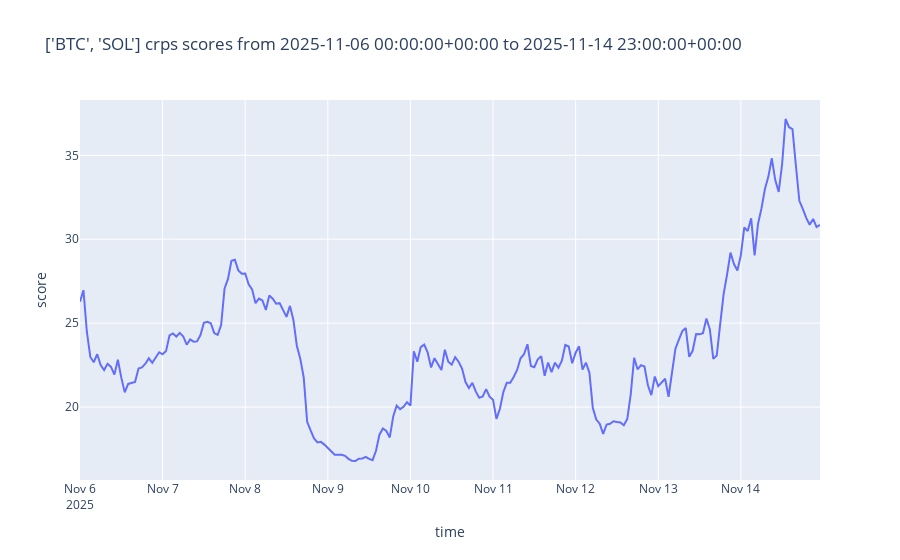

Write notebook code for a chart like this one.
### Markdown cell above
## Run live simulation on historic data

### Code cell
# Setup tracker + evaluator
tracker_evaluator = TrackerEvaluator(GaussianStepTracker())

for asset, history_price in test_asset_prices.items():

    # First tick: initialize historical data
    tracker_evaluator.tick({asset: initial_histories[asset]})

    prev_ts = 0
    predict_count = 0
    pbar = tqdm(desc=f"Evaluating {asset}", total=count_evaluations(history_price, HORIZON, INTERVAL), unit="eval")
    for ts, price in history_price:
        # Feed the new tick
        tracker_evaluator.tick({asset: [(ts, price)]})

        # Evaluate prediction every hour (ts is in second)
        if ts - prev_ts >= INTERVAL:
            prev_ts = ts
            predictions_evaluated = tracker_evaluator.predict(asset, HORIZON, STEP_CONFIG)

            if predictions_evaluated:
                pbar.update(1)

            # Periodically display results
            if predictions_evaluated and predict_count % 100 == 0:
                pbar.write(
                    f"[{asset}] avg CRPS={tracker_evaluator.overall_crps_score_asset(asset):.4f} | "
                    f"recent={tracker_evaluator.recent_crps_score_asset(asset):.4f}"
                )
            predict_count += 1
    pbar.close()
    print()

tracker_name = tracker_evaluator.tracker.__class__.__name__
print(f"\nTracker {tracker_name}:"
      f"\nFinal average crps score: {tracker_evaluator.overall_crps_score():.4f}")

current_results_dir = tracker_evaluator.to_json(horizon=HORIZON, step_config=STEP_CONFIG,
                                                interval=INTERVAL, base_dir=base_dir_results)

# Plot scoring timeline
timestamped_scores = tracker_evaluator.scores
plot_scores(timestamped_scores)

### Figure 1 — Plotly figure (JSON) as saved in the notebook; plotly's stock layout.template omitted (floating-point values rounded to 4 significant figures; data arrays with more than 128 entries replaced by an {"elided": "..."} marker saying what was removed)
{"data": [{"hovertemplate": "time=%{x}<br>score=%{y}<extra></extra>", "legendgroup": "", "line": {"color": "#636efa", "dash": "solid"}, "marker": {"symbol": "circle"}, "mode": "lines", "name": "", "orientation": "v", "showlegend": false, "type": "scatter", "x": {"elided": "216 str values"}, "xaxis": "x", "y": {"elided": "216 float values"}, "yaxis": "y"}], "layout": {"legend": {"tracegroupgap": 0}, "title": {"text": "['BTC', 'SOL'] crps scores from 2025-11-06 00:00:00+00:00 to 2025-11-14 23:00:00+00:00"}, "xaxis": {"anchor": "y", "domain": [0, 1], "title": {"text": "time"}}, "yaxis": {"anchor": "x", "domain": [0, 1], "title": {"text": "score"}}}}
